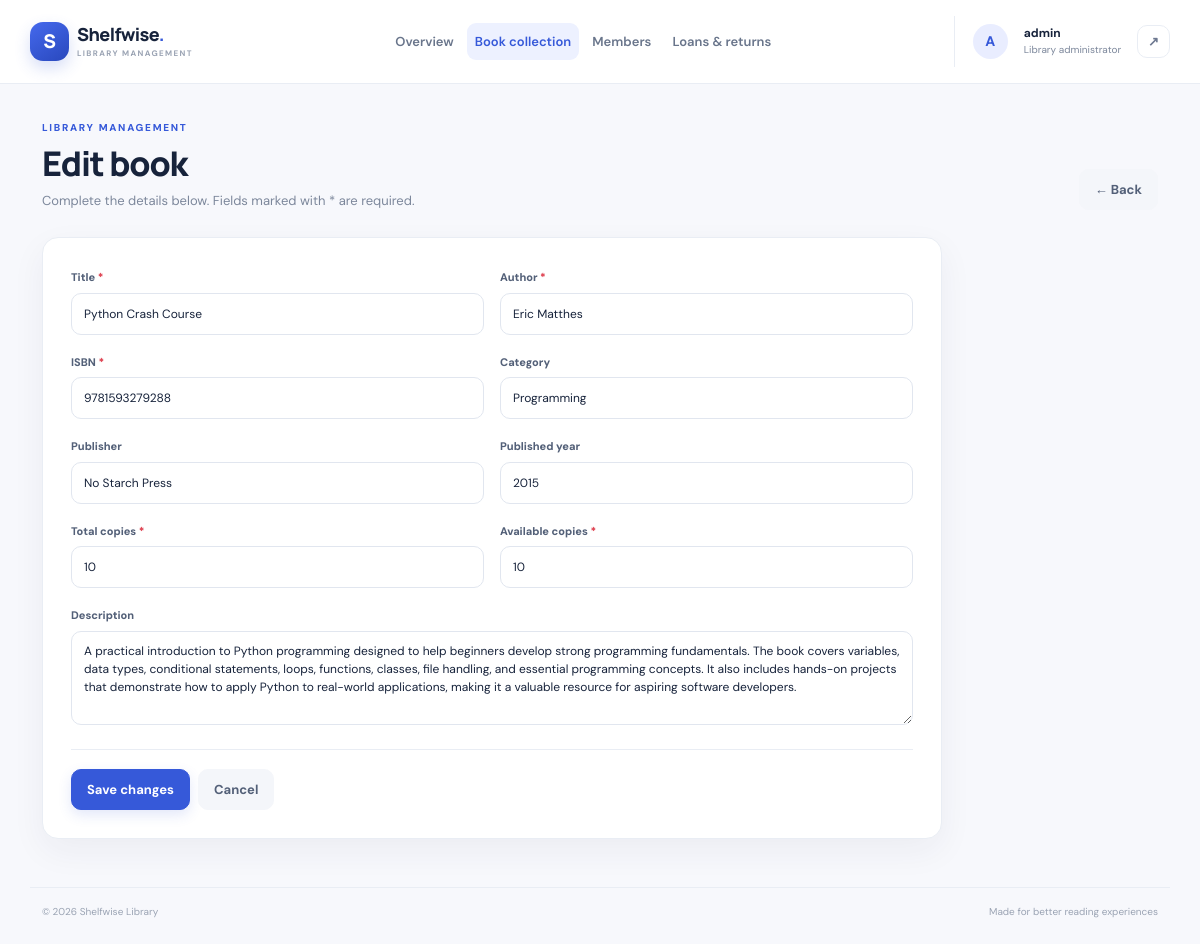
Screenshot of /books/1/edit/ (signed in) with the database file from the repository.
### library/models.py (models this page shows, shortened)
class Book(models.Model):
    title = models.CharField(max_length=200)
    author = models.CharField(max_length=150)
    isbn = models.CharField("ISBN", max_length=20, unique=True)
    category = models.CharField(max_length=100, blank=True)
    publisher = models.CharField(max_length=150, blank=True)
    published_year = models.PositiveIntegerField(null=True, blank=True)
    total_copies = models.PositiveIntegerField(default=1, validators=[MinValueValidator(1)])
    available_copies = models.PositiveIntegerField(default=1)
    description = models.TextField(blank=True)
    created_at = models.DateTimeField(auto_now_add=True)
    class Meta:
        ordering = ["title"]

### library/views.py (the view)
# urls.py: path("books/<int:pk>/edit/", views.book_update, name="book_update"),
@login_required
def book_update(request, pk):
    book = get_object_or_404(Book, pk=pk)
    form = BookForm(request.POST or None, instance=book)
    if request.method == "POST" and form.is_valid():
        form.save()
        messages.success(request, "Book details updated.")
        return redirect("book_list")
    return render(request, "library/form.html", {"form": form, "title": "Edit book", "back_url": "book_list"})

### library/forms.py
class BookForm(StyledModelForm):
    class Meta:
        model = Book
        fields = ["title", "author", "isbn", "category", "publisher", "published_year",
                  "total_copies", "available_copies", "description"]
        widgets = {"description": forms.Textarea(attrs={"rows": 4})}

### templates/library/form.html (shortened to what this page needs)
{% extends "base.html" %}{% block title %}{{ title }} · Shelfwise{% endblock %}
{% block content %}
<div class="page-heading"><div><p class="eyebrow">LIBRARY MANAGEMENT</p><h1>{{ title }}</h1><p>Complete the details below. Fields marked with * are required.</p></div><a class="btn btn-light" href="{% url back_url %}">← Back</a></div>
<div class="form-panel"><form method="post" novalidate>{% csrf_token %}
<div class="row g-3">{% for field in form %}<div class="{% if field.name == 'description' or field.name == 'address' or field.name == 'notes' %}col-12{% else %}col-md-6{% endif %}">
<label class="form-label" for="{{ field.id_for_label }}">{{ field.label }}{% if field.field.required %} <span class="text-danger">*</span>{% endif %}</label>
{{ field }}{% if field.help_text %}<div class="form-text">{{ field.help_text }}</div>{% endif %}{% for error in field.errors %}<div class="field-error">{{ error }}</div>{% endfor %}
</div>{% endfor %}</div>
<div class="form-actions d-flex flex-wrap gap-2"><button class="btn btn-primary">Save changes</button><a class="btn btn-light" href="{% url back_url %}">Cancel</a></div>
</form></div>{% endblock %}

### templates/base.html (shortened to what this page needs)
{% load static %}
<!doctype html>
<html lang="en">
<head>
  <link href="https://cdn.jsdelivr.net/npm/bootstrap@5.3.3/dist/css/bootstrap.min.css" rel="stylesheet">
  <link rel="stylesheet" href="{% static 'css/style.css' %}">
</head>
<body>
{% if user.is_authenticated %}
<header class="topbar sticky-top">
  <nav class="navbar navbar-expand-lg container-xl py-3">
    <a class="navbar-brand d-flex align-items-center gap-2" href="{% url 'dashboard' %}">
      <span class="brand-mark"><span> S </span></span><span class="brand-name">Shelfwise<span class="brand-dot">.</span><small>LIBRARY MANAGEMENT</small></span>
    </a>
    <div class="collapse navbar-collapse" id="mainNav">
      <ul class="navbar-nav mx-lg-auto my-3 my-lg-0 nav-pills-custom">
        <li class="nav-item"><a class="nav-link {% if request.resolver_match.url_name == 'dashboard' %}active{% endif %}" href="{% url 'dashboard' %}">Overview</a></li>
        <li class="nav-item"><a class="nav-link {% if 'book' in request.resolver_match.url_name %}active{% endif %}" href="{% url 'book_list' %}">Book collection</a></li>
        <li class="nav-item"><a class="nav-link {% if 'member' in request.resolver_match.url_name %}active{% endif %}" href="{% url 'member_list' %}">Members</a></li>
        <li class="nav-item"><a class="nav-link {% if 'loan' in request.resolver_match.url_name %}active{% endif %}" href="{% url 'loan_list' %}">Loans & returns</a></li>
      </ul>
      <div class="account-area d-flex align-items-center gap-3 py-2">
        <div class="account-avatar">{{ user.username|first|upper }}</div>
        <div class="account-copy"><strong>{{ user.username }}</strong><span>Library administrator</span></div>
        <form method="post" action="{% url 'logout' %}">{% csrf_token %}<button class="btn btn-quiet btn-sm" title="Sign out" aria-label="Sign out">↗</button></form>
      </div>
    </div>
  </nav>
</header>
{% endif %}
<main class="{% if user.is_authenticated %}container-xl app-main{% else %}login-shell{% endif %}">
  {% block content %}{% endblock %}
</main>
{% if user.is_authenticated %}<footer class="app-footer container-xl"><span>© {% now "Y" %} Shelfwise Library</span><span>Made for better reading experiences</span></footer>{% endif %}
</body>
</html>

### static/css/style.css (style rules this page uses)
:root { --ink:#17233b;--muted:#7c879b;--primary:#3659d9;--primary-dark:#2948bb;--line:#e9edf4;--surface:#fff;--bg:#f7f8fc;--green:#16845b;--red:#c44d4d;--amber:#b7791f;--shadow:0 12px 34px rgba(28,43,75,.055) }
* { box-sizing:border-box }
html { scroll-behavior:smooth }
body { font-family:'DM Sans',sans-serif;background:var(--bg);color:var(--ink);font-size:14px;min-height:100vh;-webkit-font-smoothing:antialiased }
.topbar { background:rgba(255,255,255,.94);border-bottom:1px solid var(--line);backdrop-filter:blur(14px) }
.navbar { min-height:76px }
.navbar-brand { text-decoration:none;margin-right:20px }
.brand-mark { display:grid;place-items:center;width:39px;height:39px;border-radius:13px;background:linear-gradient(145deg,#4569ed,#2948bd);color:white;font-family:Manrope,sans-serif;font-size:19px;font-weight:800;box-shadow:0 7px 16px #3659d933 }
.brand-name { font-family:Manrope,sans-serif;font-size:18px;line-height:1.05;font-weight:800;letter-spacing:-.6px;color:var(--ink) }
.brand-dot { color:var(--primary) }
.brand-name small { display:block;margin-top:5px;font:700 8px 'DM Sans',sans-serif;letter-spacing:1.35px;color:#9aa3b3 }
.nav-pills-custom { gap:5px }
.nav-pills-custom .nav-link { color:#69758b;padding:9px 14px;border-radius:9px;font-size:13px;font-weight:600;transition:.2s }
.nav-pills-custom .nav-link.active { background:#edf1ff;color:var(--primary) }
.account-area { border-left:1px solid var(--line);padding-left:18px }
.account-avatar { width:35px;height:35px;display:grid;place-items:center;border-radius:50%;background:#e9edff;color:var(--primary);font-weight:800 }
.account-copy { display:flex;flex-direction:column;line-height:1.25 }
.account-copy strong { font-size:12px }
.account-copy span { font-size:10px;color:var(--muted);margin-top:3px }
.btn { border-radius:10px;font-weight:700;padding:10px 15px;font-size:13px;transition:transform .18s,box-shadow .18s,background .18s }
.btn-primary { background:var(--primary);border-color:var(--primary);box-shadow:0 5px 13px #3659d925 }
.btn-quiet { border:1px solid var(--line);color:#6d7890;padding:6px 10px }
.btn-light { background:#f4f6fa;border-color:#f4f6fa;color:#536078 }
.app-main { padding-top:36px;padding-bottom:48px;min-height:calc(100vh - 150px) }
.page-heading { display:flex;justify-content:space-between;align-items:flex-end;gap:18px;margin-bottom:27px }
.eyebrow { font-size:10px;letter-spacing:1.7px;font-weight:800;color:var(--primary);margin-bottom:8px }
.page-heading h1 { font-family:Manrope,sans-serif;font-size:clamp(25px,3vw,34px);font-weight:800;letter-spacing:-1.2px;color:#17233b;margin:0 0 7px }
.page-heading p:not(.eyebrow) { color:var(--muted);margin:0;font-size:13px }
.stat-card,.panel,.form-panel { background:var(--surface);border:1px solid var(--line);border-radius:16px;box-shadow:var(--shadow) }
.form-control,.form-select { border:1px solid #e1e6ef;border-radius:10px;padding:10px 12px;font-size:12px;color:var(--ink);background-color:#fff;min-height:42px }
.form-control::placeholder { color:#a3abba }
.form-panel { max-width:900px;padding:28px }
.form-label { font-size:11px;font-weight:800;color:#536078;margin-bottom:7px }
.form-control,.form-select { width:100% }
.form-actions { border-top:1px solid var(--line);padding-top:19px;margin-top:24px }
.app-footer { display:flex;justify-content:space-between;gap:12px;padding:16px 12px 25px;color:#9aa3b3;font-size:10px;border-top:1px solid var(--line) }

### rows the page displays
Book: form "Python Crash Course" "Eric Matthes" "9781593279288" "Programming" "No Starch Press" "2015" "10" "10" "A practical introduction to Python programming designed to help beginners develop strong programming fundamentals. The book covers variables, data types, conditional statements, loops, functions, classes, file handling, and essential programming concepts. It also includes hands-on projects that demonstrate how to apply Python to real-world applications, making it a valuable resource for aspiring software developers."

### other values shown
{{ user.username|first|upper }} "A"
{{ user.username }} "admin"
{{ title }} "Edit book"
{{ field.label }} "Title" "Author" "ISBN" "Category" "Publisher" "Published year" "Total copies" "Available copies" "Description"
